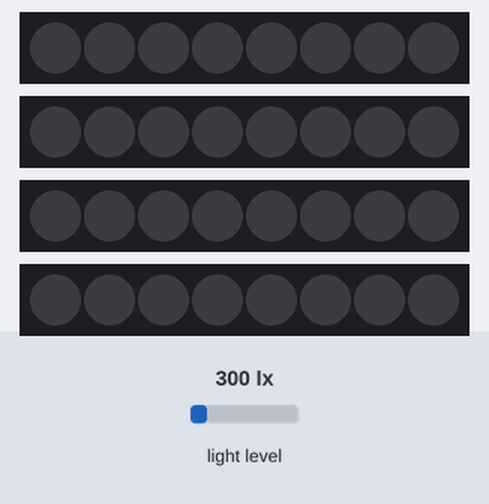
The sketch below on a simulated ESP32. Parts: 4 × 8 RGB LEDs in strip order, left to right. The inputs (shaded band) are chosen by the test bench; at power-on: light level 300 lx. Dim RGB values are drawn brighter than linear; what the sketch prints to the serial monitor is not drawn.

Above: at 1.2 s.
1.3 s: light level set to 40 lx
At 1.35 s:
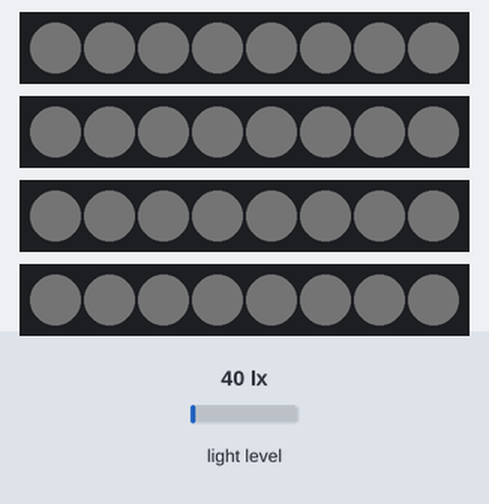
At 2.0 s:
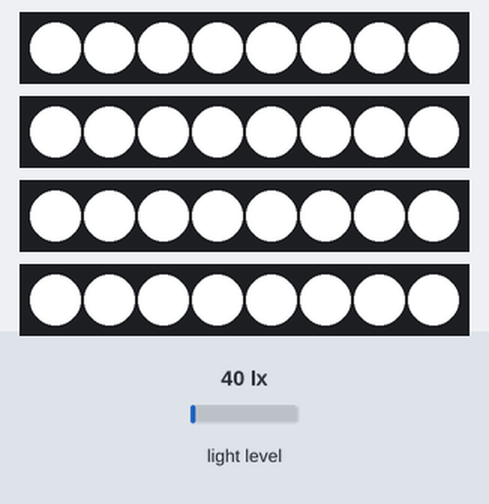
Timing chart, 0 to 2.6 s (numbered marks = the images above; inputs shaded):
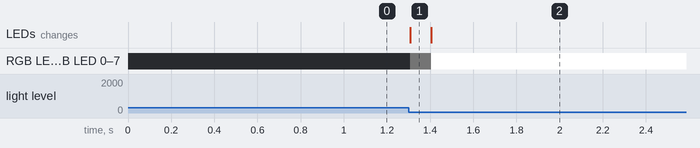

The sketch:

ESP32_Shadow_Remove.ino
```cpp
#include <Wire.h>
#include <Adafruit_NeoPixel.h>
#include <Adafruit_VEML7700.h>

Adafruit_VEML7700 veml7700 = Adafruit_VEML7700();

#define PIN1 13 // GIPO13 D7
#define PIN2 2  // GIPO2 D9

#define PIN3 4  // GIPO4 D12
#define PIN4 12 // GIPO12 D13

#define NUM_PIXELS 8
#define MAX_BRIGHTNESS 255
#define MIN_BRIGHTNESS 0
#define BRIGHTNESS_STEP 5

Adafruit_NeoPixel strip1 = Adafruit_NeoPixel(NUM_PIXELS, PIN1, NEO_GRB + NEO_KHZ800);
Adafruit_NeoPixel strip2 = Adafruit_NeoPixel(NUM_PIXELS, PIN2, NEO_GRB + NEO_KHZ800);
Adafruit_NeoPixel strip3 = Adafruit_NeoPixel(NUM_PIXELS, PIN3, NEO_GRB + NEO_KHZ800);
Adafruit_NeoPixel strip4 = Adafruit_NeoPixel(NUM_PIXELS, PIN4, NEO_GRB + NEO_KHZ800);

float targetLux = 200.0;      // 초기 Lux 목표값 설정
const float luxTolerance = 20.0; // 목표값과의 허용 오차 범위

void setup() {
  Serial.begin(115200);
  while (!Serial) { delay(10); }

  if (!veml7700.begin()) {
    Serial.println("Sensor not found");
    while (1);
  }
  Serial.println("Sensor found");

  strip1.begin();
  strip2.begin();
  strip3.begin();
  strip4.begin();

  strip1.show(); // 모든 픽셀을 "꺼진" 상태로 초기화
  strip2.show();
  strip3.show();
  strip4.show();

  strip1.setBrightness(0);
  strip2.setBrightness(0);
  strip3.setBrightness(0);
  strip4.setBrightness(0);
}

void loop() {
  float lux = veml7700.readLux();
  int Brightness = strip1.getBrightness();
  Serial.println(lux);
  Serial.print("Brightness");
  Serial.println(Brightness);

  if (lux > targetLux + luxTolerance) {
    decreaseBrightness();
  } else if (lux < targetLux - luxTolerance) {
    increaseBrightness();
  }
}

void setWhiteColor(Adafruit_NeoPixel &strip, int brightness) {
  for (int j = 0; j < NUM_PIXELS; j++) {
    strip.setPixelColor(j, strip.Color(brightness, brightness, brightness));
  }
}

void increaseBrightness() {
  int currentBrightness1 = strip1.getBrightness();
  //int currentBrightness2 = strip2.getBrightness();
  // int currentBrightness3 = strip3.getBrightness();
  // int currentBrightness4 = strip4.getBrightness();

  int newBrightness1 = min(MAX_BRIGHTNESS, currentBrightness1 + BRIGHTNESS_STEP);
  int newBrightness2 = min(MAX_BRIGHTNESS, currentBrightness1 + BRIGHTNESS_STEP);
  int newBrightness3 = min(MAX_BRIGHTNESS, currentBrightness1 + BRIGHTNESS_STEP);
  int newBrightness4 = min(MAX_BRIGHTNESS, currentBrightness1 + BRIGHTNESS_STEP);

  setWhiteColor(strip1, newBrightness1);
  setWhiteColor(strip2, newBrightness2);
  setWhiteColor(strip3, newBrightness3);
  setWhiteColor(strip4, newBrightness4);

  strip1.setBrightness(newBrightness1);
  strip2.setBrightness(newBrightness2);
  strip3.setBrightness(newBrightness3);
  strip4.setBrightness(newBrightness4);

  strip1.show();
  strip2.show();
  strip3.show();
  strip4.show();
}

void decreaseBrightness() {
  int currentBrightness1 = strip1.getBrightness();
  // int currentBrightness2 = strip2.getBrightness();
  // int currentBrightness3 = strip3.getBrightness();
  // int currentBrightness4 = strip4.getBrightness();

  int newBrightness1 = max(MIN_BRIGHTNESS, currentBrightness1 - BRIGHTNESS_STEP);
  int newBrightness2 = max(MIN_BRIGHTNESS, currentBrightness1 - BRIGHTNESS_STEP);
  int newBrightness3 = max(MIN_BRIGHTNESS, currentBrightness1 - BRIGHTNESS_STEP);
  int newBrightness4 = max(MIN_BRIGHTNESS, currentBrightness1 - BRIGHTNESS_STEP);

  setWhiteColor(strip1, newBrightness1);
  setWhiteColor(strip2, newBrightness2);
  setWhiteColor(strip3, newBrightness3);
  setWhiteColor(strip4, newBrightness4);

  strip1.setBrightness(newBrightness1);
  strip2.setBrightness(newBrightness2);
  strip3.setBrightness(newBrightness3);
  strip4.setBrightness(newBrightness4);

  strip1.show();
  strip2.show();
  strip3.show();
  strip4.show();
}
```

Measured:
- after the input at 1.3 s, RGB LED 0–7, RGB LED 0–7, RGB LED 0–7, RGB LED 0–7: off → RGB(1, 1, 1) at once, → RGB(255, 255, 255) 0.10 s later; the LEDs: change at once (image 1)
